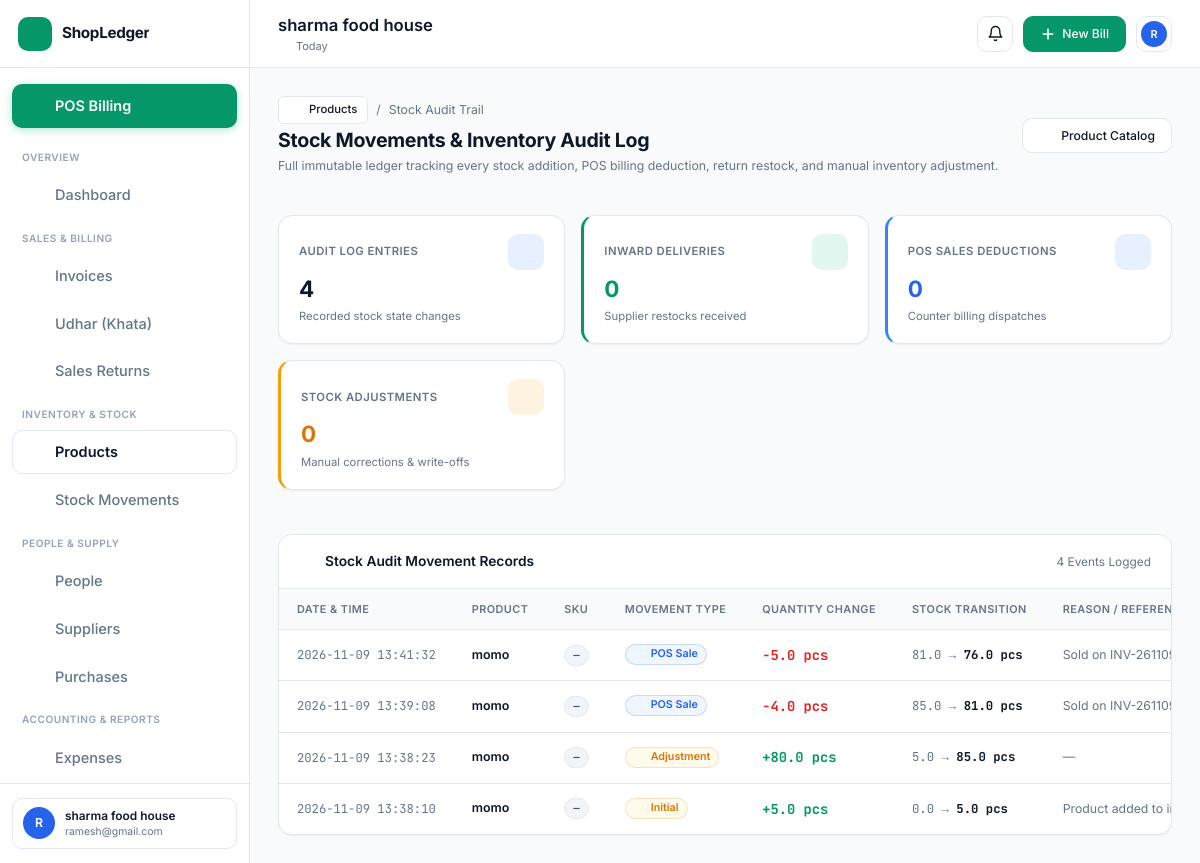
/inventory/movements (signed in), run on the app's committed database.
### tables this page shows
CREATE TABLE businesses (
        id INTEGER PRIMARY KEY AUTOINCREMENT,
        owner_id INTEGER NOT NULL,
        name TEXT NOT NULL,
        category TEXT DEFAULT 'retail',
        phone TEXT,
        email TEXT,
        address TEXT,
        gstin TEXT,
        currency TEXT DEFAULT '₹',
        invoice_prefix TEXT DEFAULT 'INV-',
        tax_enabled INTEGER DEFAULT 1,
        default_tax_rate REAL DEFAULT 0.0,
        terms_conditions TEXT DEFAULT 'Thank you for your business! Goods once sold cannot be returned without bill.',
        created_at TIMESTAMP DEFAULT CURRENT_TIMESTAMP, status TEXT DEFAULT 'active',
        FOREIGN KEY (owner_id) REFERENCES users(id) ON DELETE CASCADE
    );

CREATE TABLE users (
id INTEGER PRIMARY KEY AUTOINCREMENT,
email TEXT UNIQUE NOT NULL,
password TEXT NOT NULL
, name TEXT, role TEXT DEFAULT 'owner', business_id INTEGER, account_status TEXT DEFAULT 'active', must_change_password INTEGER DEFAULT 0, session_version INTEGER DEFAULT 1, phone TEXT);

CREATE TABLE stock_movements (
        id INTEGER PRIMARY KEY AUTOINCREMENT,
        business_id INTEGER NOT NULL,
        product_id INTEGER NOT NULL,
        change_qty REAL NOT NULL,
        new_stock REAL NOT NULL,
        reason TEXT NOT NULL,
        reference_id TEXT,
        notes TEXT,
        created_at TIMESTAMP DEFAULT CURRENT_TIMESTAMP,
        FOREIGN KEY (business_id) REFERENCES businesses(id) ON DELETE CASCADE,
        FOREIGN KEY (product_id) REFERENCES products(id) ON DELETE CASCADE
    );

CREATE TABLE products (
        id INTEGER PRIMARY KEY AUTOINCREMENT,
        business_id INTEGER NOT NULL,
        name TEXT NOT NULL,
        sku TEXT,
        barcode TEXT,
        category_id INTEGER,
        brand TEXT,
        purchase_price REAL NOT NULL DEFAULT 0.0,
        selling_price REAL NOT NULL DEFAULT 0.0,
        tax_rate REAL DEFAULT 0.0,
        stock_quantity REAL DEFAULT 0.0,
        min_stock_level REAL DEFAULT 5.0,
        unit TEXT DEFAULT 'pcs',
        description TEXT,
        is_active INTEGER DEFAULT 1,
        created_at TIMESTAMP DEFAULT CURRENT_TIMESTAMP, deleted_at TIMESTAMP DEFAULT NULL,
        FOREIGN KEY (business_id) REFERENCES businesses(id) ON DELETE CASCADE,
        FOREIGN KEY (category_id) REFERENCES categories(id) ON DELETE SET NULL
    );

### routes/inventory_routes.py (the view)
@inventory_bp.route("/inventory/movements")
def stock_history():
    if "user_id" not in session:
        return redirect(url_for("auth.login"))
    biz_id = session.get("business_id")
    movements = get_stock_movements(biz_id, limit=80)
    business = get_business_by_id(biz_id)
    return render_template("inventory/movements.html", movements=movements, business=business)

### templates/inventory/movements.html (shortened to what this page needs)
{% extends "base.html" %}
{% block content %}
<div class="content-header">
  <div>
    <div style="display: flex; align-items: center; gap: 8px; margin-bottom: 4px;">
      <a href="{{ url_for('inventory.list_products') }}" class="btn btn-secondary btn-sm">
        <i data-lucide="arrow-left" style="width: 14px; height: 14px;"></i> Products
      </a>
      <span style="color: var(--text-muted); font-size: 0.85rem;">/</span>
      <span style="color: var(--text-muted); font-size: 0.85rem;">Stock Audit Trail</span>
    </div>
    <h1 class="page-title">Stock Movements & Inventory Audit Log</h1>
    <p class="page-subtitle">Full immutable ledger tracking every stock addition, POS billing deduction, return restock, and manual inventory adjustment.</p>
  </div>
  <div>
    <a href="{{ url_for('inventory.list_products') }}" class="btn btn-secondary">
      <i data-lucide="package" style="width: 16px; height: 16px;"></i> Product Catalog
    </a>
  </div>
</div>
{% set total_movements = movements|length %}
{% set count_sales = 0 %}
{% set count_inward = 0 %}
{% set count_adjustments = 0 %}
{% for m in movements %}
  {% if m.reason == 'sale' %}
    {% set count_sales = count_sales + 1 %}
  {% elif m.reason == 'purchase' %}
    {% set count_inward = count_inward + 1 %}
  {% else %}
    {% set count_adjustments = count_adjustments + 1 %}
  {% endif %}
{% endfor %}
<div class="kpi-grid">
  <div class="kpi-card">
    <div class="kpi-header">
      <span class="kpi-title">Audit Log Entries</span>
      <div class="kpi-icon" style="background: rgba(59, 130, 246, 0.12); color: #3B82F6;">
        <i data-lucide="history" style="width: 20px; height: 20px;"></i>
      </div>
    </div>
    <div class="kpi-value">{{ total_movements }}</div>
    <div class="kpi-meta">Recorded stock state changes</div>
  </div>
  <div class="kpi-card" style="border-left: 3px solid var(--accent-green);">
    <div class="kpi-header">
      <span class="kpi-title">Inward Deliveries</span>
      <div class="kpi-icon" style="background: rgba(16, 185, 129, 0.12); color: #10B981;">
        <i data-lucide="truck" style="width: 20px; height: 20px;"></i>
      </div>
    </div>
    <div class="kpi-value" style="color: var(--accent-green);">{{ count_inward }}</div>
    <div class="kpi-meta">Supplier restocks received</div>
  </div>
  <div class="kpi-card" style="border-left: 3px solid #3B82F6;">
    <div class="kpi-header">
      <span class="kpi-title">POS Sales Deductions</span>
      <div class="kpi-icon" style="background: rgba(59, 130, 246, 0.12); color: #3B82F6;">
        <i data-lucide="shopping-cart" style="width: 20px; height: 20px;"></i>
      </div>
    </div>
    <div class="kpi-value" style="color: #2563EB;">{{ count_sales }}</div>
    <div class="kpi-meta">Counter billing dispatches</div>
  </div>
  <div class="kpi-card" style="border-left: 3px solid #F59E0B;">
    <div class="kpi-header">
      <span class="kpi-title">Stock Adjustments</span>
      <div class="kpi-icon" style="background: rgba(245, 158, 11, 0.12); color: #F59E0B;">
        <i data-lucide="sliders" style="width: 20px; height: 20px;"></i>
      </div>
    </div>
    <div class="kpi-value" style="color: #D97706;">{{ count_adjustments }}</div>
    <div class="kpi-meta">Manual corrections & write-offs</div>
  </div>
</div>
<div class="card" style="padding: 0; overflow: hidden;">
  <div style="padding: 16px 20px; border-bottom: 1px solid var(--border-color); display: flex; justify-content: space-between; align-items: center; background: #FFFFFF;">
    <div style="font-weight: 600; font-size: 0.95rem; display: flex; align-items: center; gap: 8px;">
      <i data-lucide="history" style="width: 18px; height: 18px; color: var(--accent-green);"></i>
      Stock Audit Movement Records
    </div>
    <span style="font-size: 0.82rem; color: var(--text-muted);">{{ movements|length }} Events Logged</span>
  </div>
  <div class="table-container">
    <table class="data-table">
      <thead>
        <tr>
          <th>Date & Time</th>
          <th>Product</th>
          <th>SKU</th>
          <th>Movement Type</th>
          <th>Quantity Change</th>
          <th>Stock Transition</th>
          <th>Reason / Reference Notes</th>
        </tr>
      </thead>
      <tbody>
        {% if movements %}
          {% for m in movements %}
          <tr>
            <td style="white-space: nowrap; font-size: 0.84rem; color: var(--text-muted); font-family: 'JetBrains Mono', monospace;">
              {{ m.created_at }}
            </td>
            <td>
              <div style="font-weight: 600; color: var(--text-main);">{{ m.product_name }}</div>
            </td>
            <td>
              <span class="badge" style="background: #F1F5F9; border: 1px solid var(--border-color); color: #475569; font-family: 'JetBrains Mono', monospace;">
                {{ m.sku or '—' }}
              </span>
            </td>
            <td>
              {% if m.reason == 'sale' %}
                <span class="badge" style="background: #EFF6FF; color: #2563EB; border: 1px solid rgba(37, 99, 235, 0.2);">
                  <i data-lucide="shopping-cart" style="width: 12px; height: 12px;"></i> POS Sale
                </span>
              {% elif m.reason == 'purchase' %}
                <span class="badge badge-paid">
                  <i data-lucide="truck" style="width: 12px; height: 12px;"></i> Inward Stock
                </span>
              {% elif m.reason == 'return' %}
                <span class="badge" style="background: #F5F3FF; color: #7C3AED; border: 1px solid rgba(124, 58, 237, 0.2);">
                  <i data-lucide="rotate-ccw" style="width: 12px; height: 12px;"></i> Return Restock
                </span>
              {% else %}
                <span class="badge" style="background: #FFFBEB; color: #D97706; border: 1px solid rgba(217, 119, 6, 0.2);">
                  <i data-lucide="sliders" style="width: 12px; height: 12px;"></i> {{ m.reason|capitalize or 'Adjustment' }}
                </span>
              {% endif %}
            </td>
            <td style="font-weight: 700; font-family: 'JetBrains Mono', monospace; font-size: 0.95rem;">
              {% if m.change_qty > 0 %}
                <span style="color: var(--accent-green);">+{{ m.change_qty }} {{ m.unit or 'pcs' }}</span>
              {% else %}
                <span style="color: var(--accent-red);">{{ m.change_qty }} {{ m.unit or 'pcs' }}</span>
              {% endif %}
            </td>
            <td style="font-family: 'JetBrains Mono', monospace; font-size: 0.85rem; color: var(--text-muted);">
              {{ ((m.new_stock - m.change_qty)|round(2)) }} → <span style="font-weight: 700; color: var(--text-main);">{{ m.new_stock }} {{ m.unit or 'pcs' }}</span>
            </td>
            <td style="font-size: 0.85rem; color: var(--text-muted);">
              {{ m.notes or m.reference_id or '—' }}
            </td>
          </tr>
          {% endfor %}
        {% endif %}
      </tbody>
    </table>
  </div>
</div>
{% endblock %}

### templates/base.html (shortened to what this page needs)
<!DOCTYPE html>
<html lang="en" data-theme="light">
<head>
  <link rel="stylesheet" href="{{ url_for('static', filename='fintech.css') }}">
</head>
<body>
  <div class="app-layout">
    <aside class="sidebar" id="main-sidebar">
      <div class="sidebar-header">
        <a href="{{ url_for('dashboard.index') }}" class="brand-wrapper">
          <div class="brand-logo">
            <i data-lucide="store" style="width: 20px; height: 20px;"></i>
          </div>
          <span class="brand-name">ShopLedger</span>
        </a>
        <button class="sidebar-collapse-btn" id="sidebar-collapse-btn" title="Toggle Sidebar">
          <i data-lucide="chevron-left" style="width: 16px; height: 16px;"></i>
        </button>
      </div>
      <nav class="sidebar-nav">
        <a href="{{ url_for('pos.index') }}" class="nav-link pos-nav-highlight" style="margin-bottom: 8px;">
          <i data-lucide="zap" class="nav-icon"></i>
          <span class="nav-label">POS Billing</span>
        </a>
        <span class="nav-section-title">Overview</span>
        <a href="{{ url_for('dashboard.index') }}" class="nav-link {% if request.endpoint == 'dashboard.index' %}active{% endif %}">
          <i data-lucide="layout-dashboard" class="nav-icon"></i>
          <span class="nav-label">Dashboard</span>
        </a>
        <span class="nav-section-title">Sales & Billing</span>
        <a href="{{ url_for('invoices.list_invoices') }}" class="nav-link {% if 'invoice' in request.endpoint %}active{% endif %}">
          <i data-lucide="receipt" class="nav-icon"></i>
          <span class="nav-label">Invoices</span>
        </a>
        <a href="{{ url_for('udhar.index') }}" class="nav-link {% if 'udhar' in request.endpoint %}active{% endif %}">
          <i data-lucide="book-open-check" class="nav-icon"></i>
          <span class="nav-label">Udhar (Khata)</span>
        </a>
        <a href="{{ url_for('returns.index') }}" class="nav-link {% if 'return' in request.endpoint %}active{% endif %}">
          <i data-lucide="rotate-ccw" class="nav-icon"></i>
          <span class="nav-label">Sales Returns</span>
        </a>
        <span class="nav-section-title">Inventory & Stock</span>
        <a href="{{ url_for('inventory.list_products') }}" class="nav-link {% if 'inventory' in request.endpoint and 'movement' not in request.endpoint %}active{% endif %}">
          <i data-lucide="package" class="nav-icon"></i>
          <span class="nav-label">Products</span>
        </a>
        <a href="{{ url_for('inventory.stock_history') }}" class="nav-link {% if 'movement' in request.endpoint %}active{% endif %}">
          <i data-lucide="history" class="nav-icon"></i>
          <span class="nav-label">Stock Movements</span>
        </a>
        <span class="nav-section-title">People & Supply</span>
        <a href="{{ url_for('customers.index') }}" class="nav-link {% if 'customer' in request.endpoint %}active{% endif %}">
          <i data-lucide="users" class="nav-icon"></i>
          <span class="nav-label">People</span>
        </a>
        <a href="{{ url_for('suppliers.index') }}" class="nav-link {% if 'supplier' in request.endpoint %}active{% endif %}">
          <i data-lucide="truck" class="nav-icon"></i>
          <span class="nav-label">Suppliers</span>
        </a>
        <a href="{{ url_for('suppliers.list_purchases') }}" class="nav-link {% if 'purchase' in request.endpoint %}active{% endif %}">
          <i data-lucide="shopping-bag" class="nav-icon"></i>
          <span class="nav-label">Purchases</span>
        </a>
        <span class="nav-section-title">Accounting & Reports</span>
        <a href="{{ url_for('expenses.index') }}" class="nav-link {% if 'expense' in request.endpoint %}active{% endif %}">
          <i data-lucide="wallet" class="nav-icon"></i>
          <span class="nav-label">Expenses</span>
        </a>
      </nav>
      <div class="sidebar-footer">
        <div class="user-profile-snippet">
          <div class="user-avatar">
            {{ session.get('user_name', 'U')[0]|upper }}
          </div>
          <div class="user-meta">
            <span class="user-name">{{ session.get('business_name', 'My Shop') }}</span>
            <span class="user-role">{{ session.get('user_email', '') }}</span>
          </div>
        </div>
      </div>
    </aside>
    <div class="main-wrapper">
      <header class="topbar">
        <div class="topbar-left">
          <div>
            <h1 class="welcome-title">{{ session.get('business_name', 'ShopLedger') }}</h1>
            <div class="current-date">
              <i data-lucide="calendar" style="width: 13px; height: 13px;"></i>
              <span id="current-date-display">Today</span>
            </div>
          </div>
        </div>
        <div class="topbar-right">
          <a href="{{ url_for('udhar.notifications_view') }}" class="action-icon-btn" title="Reminders & Udhar Notifications" style="position: relative; text-decoration: none; display: flex; align-items: center; justify-content: center; width: 36px; height: 36px; border-radius: var(--radius-md); border: 1px solid var(--border-color); background: var(--bg-surface); color: var(--text-main);">
            <svg xmlns="http://www.w3.org/2000/svg" width="17" height="17" viewBox="0 0 24 24" fill="none" stroke="currentColor" stroke-width="2" stroke-linecap="round" stroke-linejoin="round"><path d="M18 8A6 6 0 0 0 6 8c0 7-3 9-3 9h18s-3-2-3-9"/><path d="M13.73 21a2 2 0 0 1-3.46 0"/></svg>
          </a>
          <a href="{{ url_for('pos.index') }}" class="btn-primary" style="text-decoration: none;">
            <svg xmlns="http://www.w3.org/2000/svg" width="16" height="16" viewBox="0 0 24 24" fill="none" stroke="currentColor" stroke-width="2.5" stroke-linecap="round" stroke-linejoin="round"><line x1="12" y1="5" x2="12" y2="19"/><line x1="5" y1="12" x2="19" y2="12"/></svg>
            <span class="btn-text">New Bill</span>
          </a>
          <div class="profile-dropdown-wrapper">
            <button class="action-icon-btn" id="profile-dropdown-trigger" title="Account settings">
              <div class="user-avatar" style="width: 26px; height: 26px; font-size: 0.75rem;">
                {{ session.get('user_name', 'U')[0]|upper }}
              </div>
            </button>
          </div>
        </div>
      </header>
      <main class="dashboard-content">
        {% block content %}{% endblock %}
      </main>
    </div>
  </div>
</body>
</html>

### data on the page
businesses: get "sharma food house"
users: get "ramesh@gmail.com"
stock_movements: created_at "2026-11-09 13:41:32", product_name "momo", sku "—", reason "POS Sale", change_qty "-5.0", unit "pcs", ((m.new_stock-m.change_qty)|round(2)) "81.0", new_stock "76.0", notes "Sold on…"
stock_movements: created_at "2026-11-09 13:39:08", product_name "momo", sku "—", reason "POS Sale", change_qty "-4.0", unit "pcs", ((m.new_stock-m.change_qty)|round(2)) "85.0", new_stock "81.0", notes "Sold on…"
stock_movements: created_at "2026-11-09 13:38:23", product_name "momo", sku "—", reason "Adjustment", change_qty "80.0", unit "pcs", ((m.new_stock-m.change_qty)|round(2)) "5.0", new_stock "85.0", notes "—"
stock_movements: created_at "2026-11-09 13:38:10", product_name "momo", sku "—", reason "Initial", change_qty "5.0", unit "pcs", ((m.new_stock-m.change_qty)|round(2)) "0.0", new_stock "5.0", notes "Product added to…"

### other printed values
{{ session.get('user_name', 'U')[0]|upper }} "R"
{{ total_movements }} "4"
{{ count_inward }} "0"
{{ count_sales }} "0"
{{ count_adjustments }} "0"
{{ movements|length }} "4"
